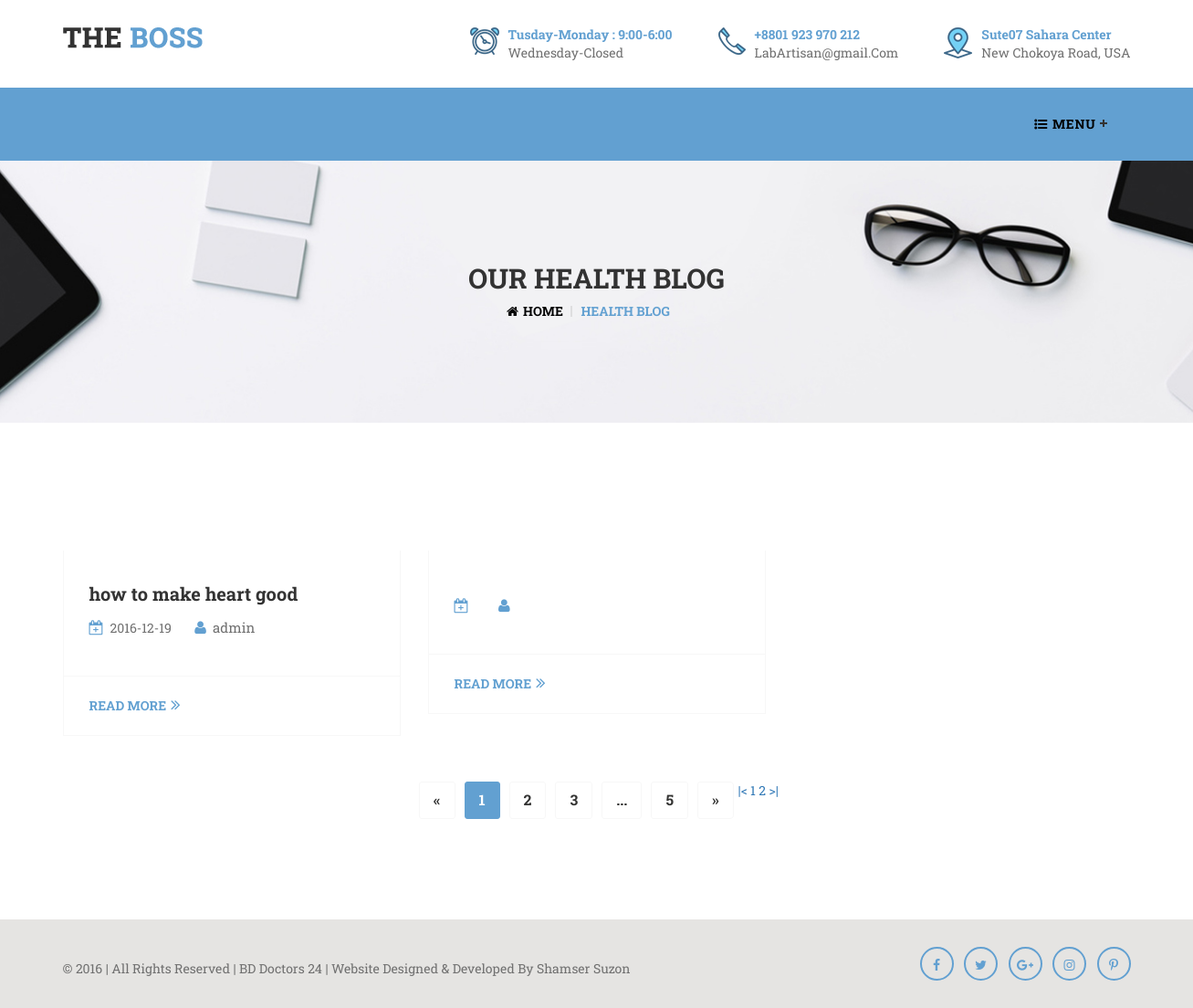
The app's page /health-blog.php, older data.
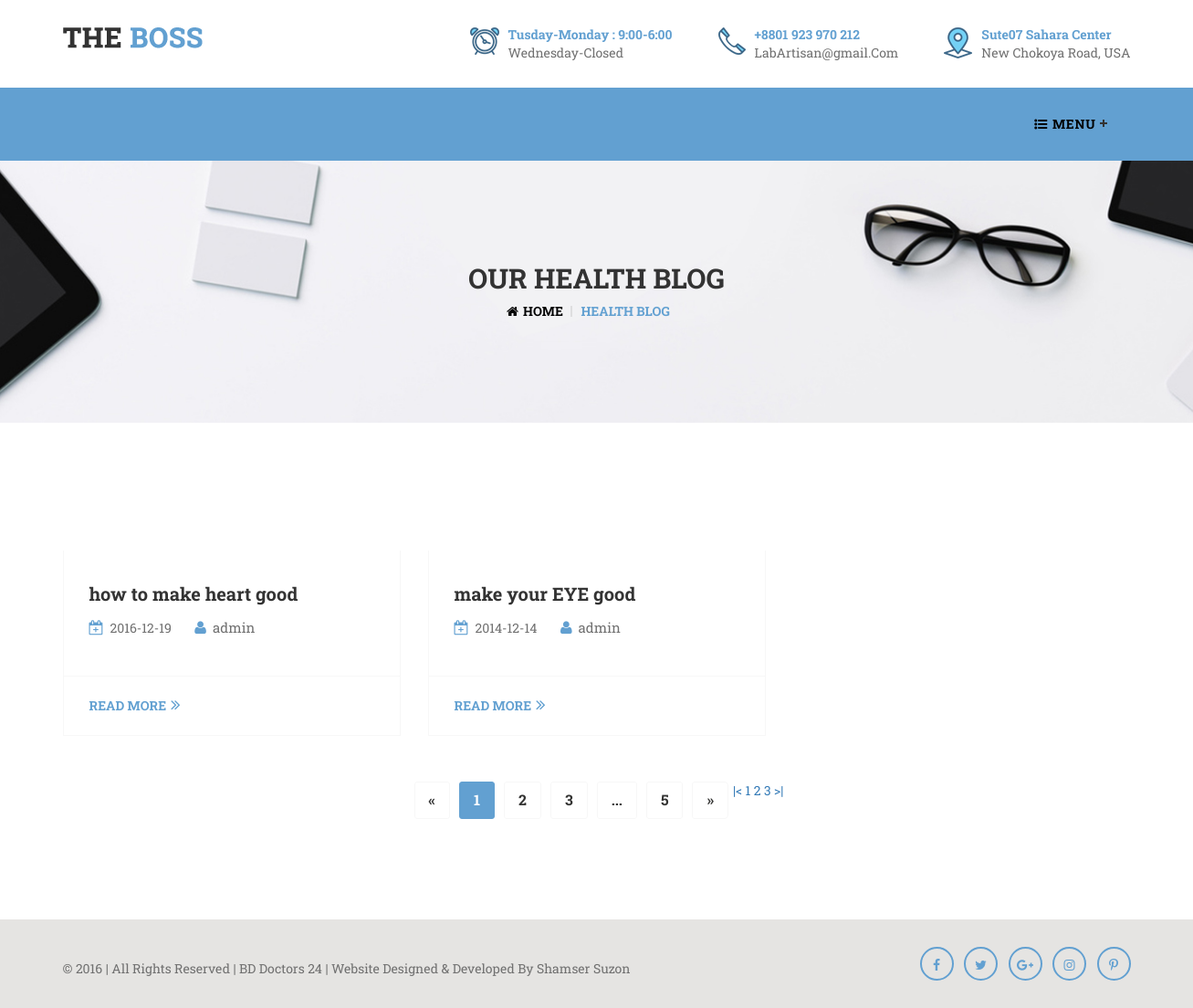
The same page, newer data.
### tables this page shows
CREATE TABLE IF NOT EXISTS `blog` (
  `id` int(10) NOT NULL AUTO_INCREMENT,
  `post_by` varchar(100) DEFAULT NULL,
  `b_title` varchar(10000) DEFAULT NULL,
  `short_note` mediumtext NOT NULL,
  `m_content` text,
  `category` varchar(100) DEFAULT NULL,
  `f_image` varchar(100) NOT NULL,
  `date` varchar(100) DEFAULT NULL,
  `time` varchar(100) DEFAULT NULL,
  PRIMARY KEY (`id`)
);

### health-blog.php (the view, shortened to what the changed rows need)
<!doctype html>
<html class="no-js" lang="en">
<?php include ('connection.php');
extract($_POST);
extract($_GET);
$num_rec_per_page=2;
if (isset($_GET["page"])) { $page  = $_GET["page"]; } else { $page=1; };
$start_from = ($page-1) * $num_rec_per_page;
?>
<head>
        <link rel="stylesheet" href="assets/css/normalize.css">
        <link rel="stylesheet" href="assets/css/main.css">
        <link rel="stylesheet" href="assets/css/bootstrap.min.css">
		<link rel="stylesheet" href="assets/font/flaticon.css">
		<link rel="stylesheet" href="assets/css/font-awesome.min.css">
		<link rel="stylesheet" href="assets/css/camera.css">
		<link rel="stylesheet" href="assets/css/animate.css">
		<link rel="stylesheet" href="assets/css/jquery.fancybox.css">
		<link rel="stylesheet" href="assets/css/swiper.min.css" />
		<link rel="stylesheet" href="assets/css/jquery.nstSlider.css" />
		<link rel="stylesheet" href="assets/css/flexslider.css" />
		<link rel="stylesheet" href="assets/css/style.css" />
		<link rel="stylesheet" href="assets/css/responsive.css" />
    </head>
    <body>
		<section class="breadcrumb-section section">
			<div class="container">
				<div class="breadcrumb-area">
					<h2 class="breadcrumb-title">our Health Blog</h2>
				</div>
			</div>
		</section>
		<section class="section home-blog-section single-blog-page">
			<div class="container">
				<div class="row">
					<div class="row">
                        <?php
                        $sql="select * from blog LIMIT $start_from, $num_rec_per_page";
                        $result=mysqli_query($con,$sql);
                        while ($row=mysqli_fetch_array($result)) {?>
						<div class="col-sm-4 col-xs-12">
							<div class="single-blog-box">
                                    <div class="single-blog-box-img">
                                    </div>
                                    <div class="blog-content">
                                        <h3><a href="blog-single-page.php?id=<?php echo $row['id']?>"><?php echo $row['b_title']?></a></h3>
                                        <div class="post-meta">
                                            <span><i class="fa fa-calendar-plus-o" aria-hidden="true"></i><?php echo $row['date']?></span>
                                            <span><i class="fa fa-user" aria-hidden="true"></i><a
                                                        href="#"><?php echo $row['post_by']?></a></span>
                                        </div>
                                    </div>
                                    <div class="read-more-box">
                                        <a href="blog-single-page.php?id=<?php echo $row['id']?>" class="read-more">read more<i
                                                    class="fa fa-angle-double-right" aria-hidden="true"></i></a>
                                    </div>
							</div>
						</div>
                <?php
                }
                ?>
				</div>
				<div class="row">
					<div class="pagination-div">
						<ul class="pagination">
                            <?php
                            $sql = "SELECT * FROM blog";
                            $rs_result = mysqli_query($con,$sql);
                            $total_records = mysqli_num_rows($rs_result);
                            $total_pages = ceil($total_records / $num_rec_per_page);
                            echo "<a href='health-blog.php?page=1'>".'|<'."</a> ";
                            for ($i=1; $i<=$total_pages; $i++) {
                                echo "<a href='health-blog.php?page=".$i."'>".$i."</a> ";
                            };
                            echo "<a href='health-blog.php?page=$total_pages'>".'>|'."</a> ";
                            ?>
							<li class="disabled"><a href="#" aria-label="Previous"><span aria-hidden="true">&laquo;</span></a></li>
							<li class="active"><a href="">1</a></li>
							<li><a href="#">2</a></li>
							<li><a href="#">3</a></li>
							<li><a href="#" class="pagination-dot-dot">...</a></li>
							<li><a href="#">5</a></li>
							<li><a href="#" aria-label="Next"><span aria-hidden="true">»</span></a></li>
						</ul>
					</div>
				</div>
				</div>
			</div>
		</section>
    </body>
</html>

Row changes from the older to the newer data that the page shows:
changed blog: b_title (not shown) → "make your EYE good"; date (not shown) → "2014-12-14"; post_by (not shown) → "admin"
Text that changed along with them:
new list line: "3"
